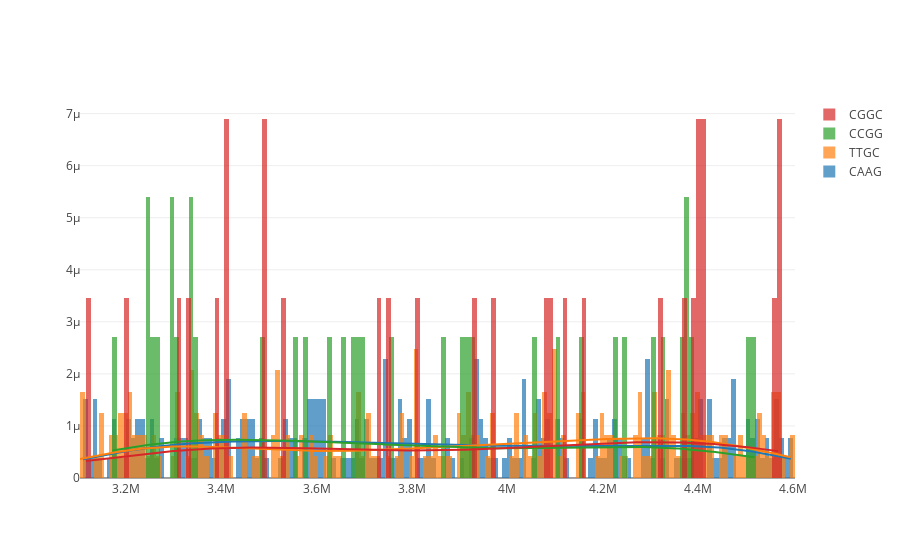

This figure's notebook cell:
### Code cell
###

import plotly.figure_factory as ff

bins= 10000

fig = ff.create_distplot(
    positions, labels, bin_size=bins, show_rug=False)

iplot(fig)

### Figure 1 — Plotly figure (JSON) as saved in the notebook; plotly's stock layout.template omitted (floating-point values rounded to 4 significant figures; data arrays with more than 128 entries replaced by an {"elided": "..."} marker saying what was removed)
{"data": [{"autobinx": false, "histnorm": "probability density", "legendgroup": "CAAG", "marker": {"color": "rgb(31, 119, 180)"}, "name": "CAAG", "opacity": 0.7, "type": "histogram", "uid": "b452b8e5-a4bc-4aa6-be0b-2482a10728ac", "x": {"elided": "263 int values"}, "xaxis": "x", "xbins": {"end": 4597823, "size": 10000, "start": 3109818}, "yaxis": "y"}, {"autobinx": false, "histnorm": "probability density", "legendgroup": "TTGC", "marker": {"color": "rgb(255, 127, 14)"}, "name": "TTGC", "opacity": 0.7, "type": "histogram", "uid": "e98a2539-038a-4014-9f41-41e8cbff0685", "x": {"elided": "242 int values"}, "xaxis": "x", "xbins": {"end": 4597218, "size": 10000, "start": 3103575}, "yaxis": "y"}, {"autobinx": false, "histnorm": "probability density", "legendgroup": "CCGG", "marker": {"color": "rgb(44, 160, 44)"}, "name": "CCGG", "opacity": 0.7, "type": "histogram", "uid": "108f18ac-0335-457d-9a61-1b6eca528392", "x": [3171442, 3248181, 3248433, 3254076, 3269519, 3295144, 3300811, 3304511, 3339228, 3339756, 3346080, 3487093, 3560484, 3578264, 3622350, 3651943, 3679997, 3684136, 3697654, 3758641, 3867848, 3903847, 3919390, 3923539, 4053037, 4108339, 4158139, 4230356, 4241515, 4306464, 4330631, 4363326, 4374210, 4376041, 4385388, 4510641, 4521389], "xaxis": "x", "xbins": {"end": 4521389, "size": 10000, "start": 3171442}, "yaxis": "y"}, {"autobinx": false, "histnorm": "probability density", "legendgroup": "CGGC", "marker": {"color": "rgb(214, 39, 40)"}, "name": "CGGC", "opacity": 0.7, "type": "histogram", "uid": "1b9f1e59-de78-439a-82bc-09d378b42427", "x": [3116036, 3204601, 3313334, 3333886, 3388555, 3406780, 3410895, 3489247, 3493085, 3531826, 3732767, 3748283, 3806606, 3926454, 3972688, 4076872, 4089382, 4124598, 4157939, 4325121, 4369189, 4392266, 4403743, 4404598, 4406470, 4407490, 4561911, 4567364, 4571493], "xaxis": "x", "xbins": {"end": 4571493, "size": 10000, "start": 3116036}, "yaxis": "y"}, {"legendgroup": "CAAG", "marker": {"color": "rgb(31, 119, 180)"}, "mode": "lines", "name": "CAAG", "showlegend": false, "type": "scatter", "uid": "3c7b54e3-604f-4c48-9824-c39721d724b8", "x": {"elided": "500 float values"}, "xaxis": "x", "y": {"elided": "500 float values"}, "yaxis": "y"}, {"legendgroup": "TTGC", "marker": {"color": "rgb(255, 127, 14)"}, "mode": "lines", "name": "TTGC", "showlegend": false, "type": "scatter", "uid": "c78b2832-7bdd-4c72-a475-d7faf44da24d", "x": {"elided": "500 float values"}, "xaxis": "x", "y": {"elided": "500 float values"}, "yaxis": "y"}, {"legendgroup": "CCGG", "marker": {"color": "rgb(44, 160, 44)"}, "mode": "lines", "name": "CCGG", "showlegend": false, "type": "scatter", "uid": "4c5769b1-5adc-4671-9de9-7f893e1f1fc5", "x": {"elided": "500 float values"}, "xaxis": "x", "y": {"elided": "500 float values"}, "yaxis": "y"}, {"legendgroup": "CGGC", "marker": {"color": "rgb(214, 39, 40)"}, "mode": "lines", "name": "CGGC", "showlegend": false, "type": "scatter", "uid": "75af65e6-751a-466a-8bde-e049a76a1e45", "x": {"elided": "500 float values"}, "xaxis": "x", "y": {"elided": "500 float values"}, "yaxis": "y"}], "layout": {"barmode": "overlay", "hovermode": "closest", "legend": {"traceorder": "reversed"}, "xaxis": {"anchor": "y2", "domain": [0, 1], "zeroline": false}, "yaxis": {"anchor": "free", "domain": [0, 1], "position": 0}}}
